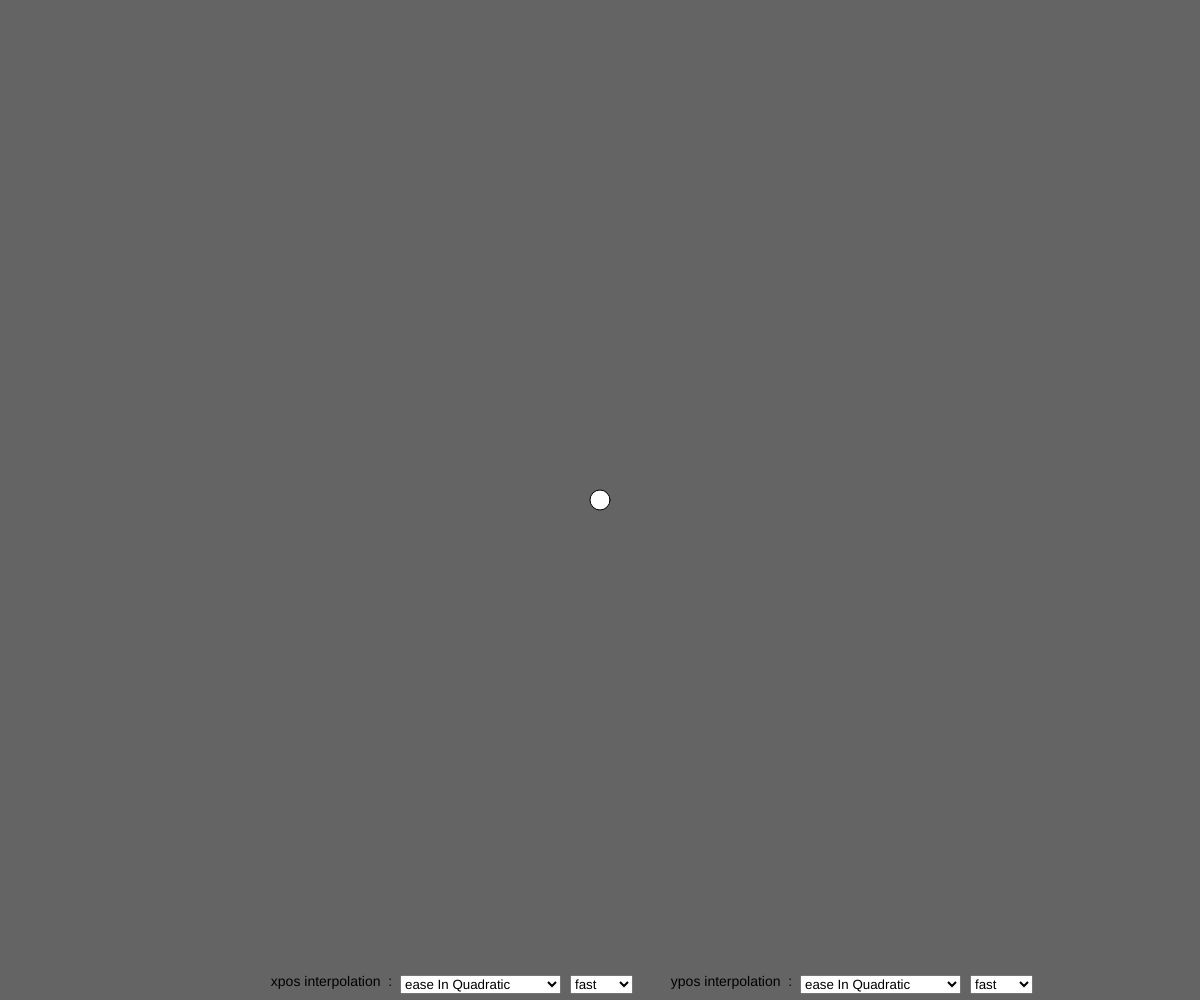
Frame 1 (no input)
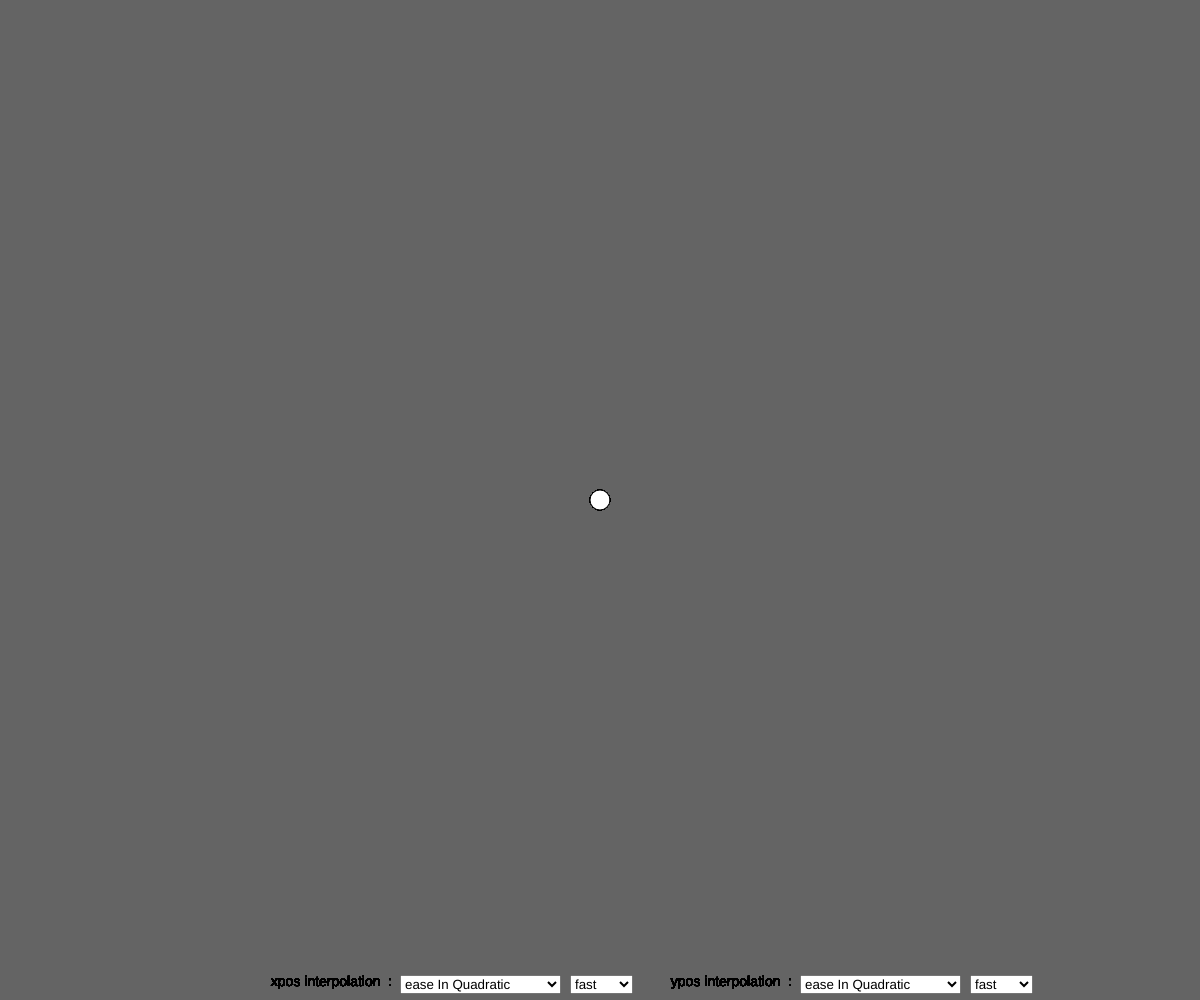
Frame 60 (no input)
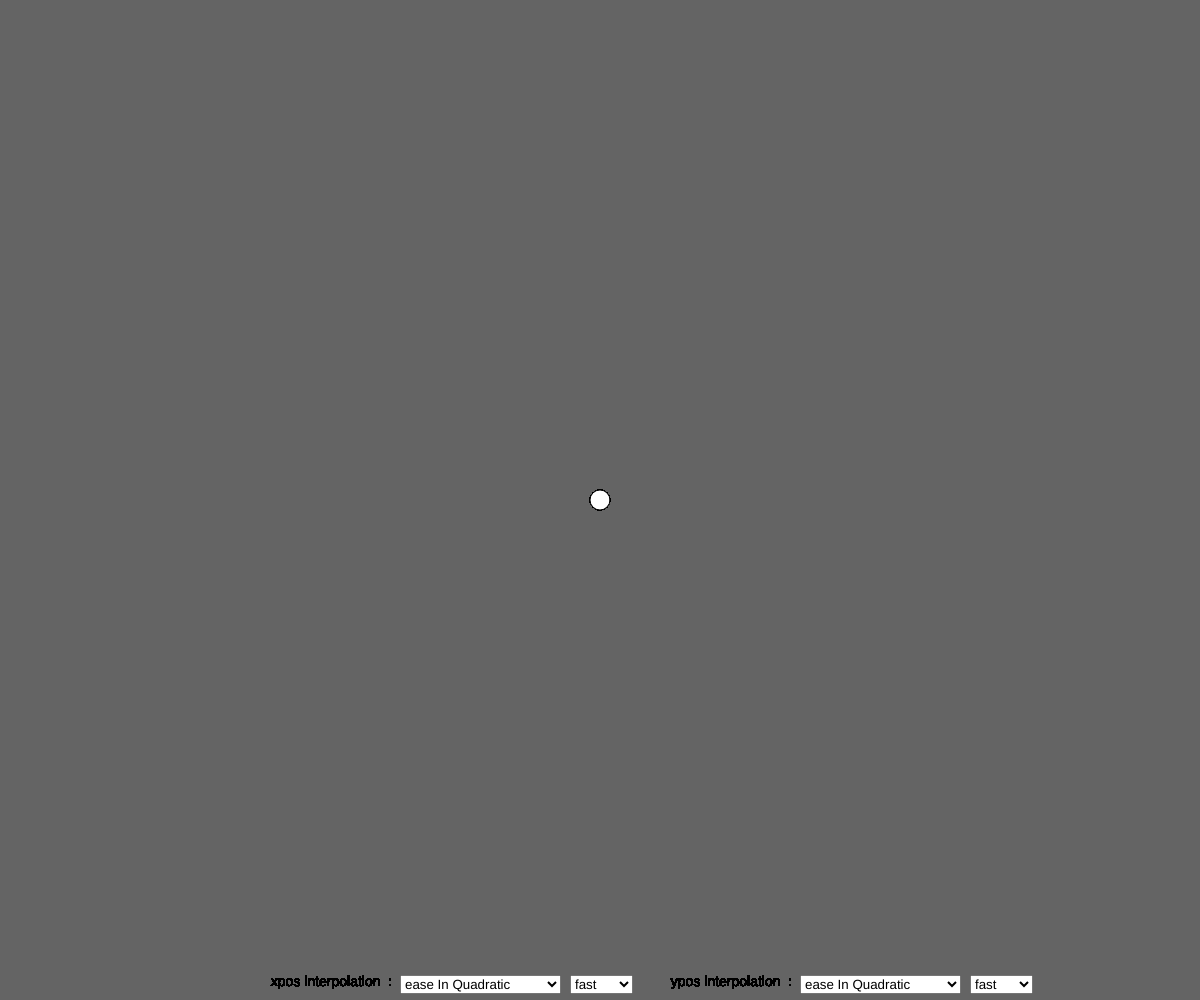
Frame 120 (the mouse pressed at the canvas centre since frame 60)

The p5.js sketch that drew these frames (run headless with seeded random() and noise() and a simulated clock; from frame 60 on, the mouse is pressed at the canvas centre):

// p5.js sketch
// ── sketch.js
var targetX, targetY; // coordonées de la cible à atteindre
var posX, posY; // position du cercle

var incr = 0 // incrément

var selX, selY // deux objets select pour choisir quel easing on utilise en abscisse et en ordonnée
var speedX, speedY // deux objets select pour choisir la vitesse du easing choisi
var durX = 100
var durY = 100


function setup() {
  createCanvas(windowWidth, windowHeight);
  background(100);

  selX = createSelect();
  selX.position(windowWidth/3, windowHeight-25);
  selX.option('ease In Quadratic');
  selX.option('ease Out Quadratic');
  selX.option('ease InOut Quadratic');
  selX.option('ease In Cubic');
  selX.option('ease Out Cubic');
  selX.option('ease InOut Cubic');
  selX.option('ease In Quartic');
  selX.option('ease Out Quartic');
  selX.option('ease InOut Quartic');
  selX.option('ease In Quintic');
  selX.option('ease Out Quintic');
  selX.option('ease InOut Quintic');
  selX.option('ease In Sinusoidal');
  selX.option('ease Out Sinusoidal');
  selX.option('ease InOut Sinusoidal');
  selX.option('ease In Exponential');
  selX.option('ease Out Exponential');
  selX.option('ease InOut Exponential');
  selX.option('ease In Circular');
  selX.option('ease Out Circular');
  selX.option('ease InOut Circular');
  selX.changed(mySelectEvent);

  speedX = createSelect();
  speedX.position(windowWidth/3 + 170, windowHeight-25);
  speedX.option('fast');
  speedX.option('normal');
  speedX.option('slow');
  speedX.changed(mySelectEvent);

  selY = createSelect();
  selY.position(windowWidth*2/3, windowHeight-25);
  selY.option('ease In Quadratic');
  selY.option('ease Out Quadratic');
  selY.option('ease InOut Quadratic');
  selY.option('ease In Cubic');
  selY.option('ease Out Cubic');
  selY.option('ease InOut Cubic');
  selY.option('ease In Quartic');
  selY.option('ease Out Quartic');
  selY.option('ease InOut Quartic');
  selY.option('ease In Quintic');
  selY.option('ease Out Quintic');
  selY.option('ease InOut Quintic');
  selY.option('ease In Sinusoidal');
  selY.option('ease Out Sinusoidal');
  selY.option('ease InOut Sinusoidal');
  selY.option('ease In Exponential');
  selY.option('ease Out Exponential');
  selY.option('ease InOut Exponential');
  selY.option('ease In Circular');
  selY.option('ease Out Circular');
  selY.option('ease InOut Circular');
  selY.changed(mySelectEvent);

  speedY = createSelect();
  speedY.position(windowWidth*2/3+170, windowHeight-25);
  speedY.option('fast');
  speedY.option('normal');
  speedY.option('slow');
  speedY.changed(mySelectEvent);

  posX = windowWidth/2
  targetX = windowWidth /2
  posY = windowHeight/2
  targetY = windowHeight /2

  textSize(14)
  textAlign(RIGHT,TOP)
}

function draw() {

    push()
    fill(0)
    text("xpos interpolation  :  ", windowWidth / 3, windowHeight - 25);
    text("ypos interpolation  :  ", windowWidth * 2 / 3, windowHeight - 25);
    pop()

  incr += 0.15;

  if (speedX.elt.value == "fast"){
     durX =100
  }
   if (speedX.elt.value == "normal"){
     durX =200
  }
   if (speedX.elt.value == "slow"){
     durX =400
  }

  if(selX.elt.value == "ease In Quadratic"){
     posX = easeInQuad(incr, posX, (targetX-posX), durX)
  }
  else if (selX.elt.value == "ease Out Quadratic"){
     posX = easeOutQuad(incr, posX, (targetX-posX), durX)
  }
  else if (selX.elt.value == "ease InOut Quadratic"){
    posX = easeInOutQuad(incr, posX, (targetX-posX), durX)
  }
  else if(selX.elt.value == "ease In Cubic"){
     posX = easeInCubic(incr, posX, (targetX-posX), durX)
  }
  else if (selX.elt.value == "ease Out Cubic"){
     posX = easeOutCubic(incr, posX, (targetX-posX), durX)
  }
  else if (selX.elt.value == "ease InOut Cubic"){
    posX = easeInOutCubic(incr, posX, (targetX-posX), durX)
  }
  else if(selX.elt.value == "ease In Quartic"){
     posX = easeInQuart(incr, posX, (targetX-posX), durX)
  }
  else if (selX.elt.value == "ease Out Quartic"){
     posX = easeOutQuart(incr, posX, (targetX-posX), durX)
  }
  else if (selX.elt.value == "ease InOut Quartic"){
    posX = easeInOutQuart(incr, posX, (targetX-posX), durX)
  }
  else if(selX.elt.value == "ease In Quintic"){
     posX = easeInQuint(incr, posX, (targetX-posX), durX)
  }
  else if (selX.elt.value == "ease Out Quintic"){
     posX = easeOutQuint(incr, posX, (targetX-posX), durX)
  }
  else if (selX.elt.value == "ease InOut Quintic"){
    posX = easeInOutQuint(incr, posX, (targetX-posX), durX)
  }
  else if(selX.elt.value == "ease In Sinusoidal"){
     posX = easeInSine(incr, posX, (targetX-posX), durX)
  }
  else if (selX.elt.value == "ease Out Sinusoidal"){
     posX = easeOutSine(incr, posX, (targetX-posX), durX)
  }
  else if (selX.elt.value == "ease InOut Sinusoidal"){
    posX = easeInOutSine(incr, posX, (targetX-posX), durX)
  }
   else if(selX.elt.value == "ease In Exponential"){
     posX = easeInExpo(incr, posX, (targetX-posX), durX)
  }
  else if (selX.elt.value == "ease Out Exponential"){
     posX = easeOutExpo(incr, posX, (targetX-posX), durX)
  }
  else if (selX.elt.value == "ease InOut Exponential"){
    posX = easeInOutExpo(incr, posX, (targetX-posX), durX)
  }
  else if(selX.elt.value == "ease In Circular"){
     posX = easeInCirc(incr, posX, (targetX-posX), durX)
  }
  else if (selX.elt.value == "ease Out Circular"){
     posX = easeOutCirc(incr, posX, (targetX-posX), durX)
  }
  else if (selX.elt.value == "ease InOut Circular"){
    posX = easeInOutCirc(incr, posX, (targetX-posX), durX)
  }

  if (speedY.elt.value == "fast"){
     durY =100
  }
   if (speedY.elt.value == "normal"){
     durY =200
  }
   if (speedY.elt.value == "slow"){
     durY =400
  }

  if(selY.elt.value == "ease In Quadratic"){
     posY = easeInQuad(incr, posY, (targetY-posY), durY)
  }
  else if (selY.elt.value == "ease Out Quadratic"){
     posY = easeOutQuad(incr, posY, (targetY-posY), durY)
  }
  else if (selY.elt.value == "ease InOut Quadratic"){
     posY = easeInOutQuad(incr, posY, (targetY-posY), durY)
  }
  else if(selY.elt.value == "ease In Cubic"){
     posY = easeInCubic(incr, posY, (targetY-posY), durY)
  }
  else if (selY.elt.value == "ease Out Cubic"){
     posY = easeOutCubic(incr, posY, (targetY-posY), durY)
  }
  else if (selY.elt.value == "ease InOut Cubic"){
     posY = easeInOutCubic(incr, posY, (targetY-posY), durY)
  }
  else if(selY.elt.value == "ease In Quartic"){
     posY = easeInQuart(incr, posY, (targetY-posY), durY)
  }
  else if (selY.elt.value == "ease Out Quartic"){
     posY = easeOutQuart(incr, posY, (targetY-posY), durY)
  }
  else if (selY.elt.value == "ease InOut Quartic"){
     posY = easeInOutQuart(incr, posY, (targetY-posY), durY)
  }
  else if(selY.elt.value == "ease In Quintic"){
     posY = easeInQuint(incr, posY, (targetY-posY), durY)
  }
  else if (selY.elt.value == "ease Out Quintic"){
     posY = easeOutQuint(incr, posY, (targetY-posY), durY)
  }
  else if (selY.elt.value == "ease InOut Quintic"){
     posY = easeInOutQuint(incr, posY, (targetY-posY), durY)
  }
  else if(selY.elt.value == "ease In Sinusoidal"){
     posY = easeInSine(incr, posY, (targetY-posY), durY)
  }
  else if (selY.elt.value == "ease Out Sinusoidal"){
     posY = easeOutSine(incr, posY, (targetY-posY), durY)
  }
  else if (selY.elt.value == "ease InOut Sinusoidal"){
     posY = easeInOutSine(incr, posY, (targetY-posY), durY)
  }
  else if(selY.elt.value == "ease In Exponential"){
     posY = easeInExpo(incr, posY, (targetY-posY), durY)
  }
  else if (selY.elt.value == "ease Out Exponential"){
     posY = easeOutExpo(incr, posY, (targetY-posY), durY)
  }
  else if (selY.elt.value == "ease InOut Exponential"){
     posY = easeInOutExpo(incr, posY, (targetY-posY), durY)
  }
  else if(selY.elt.value == "ease In Circular"){
     posY = easeInCirc(incr, posY, (targetY-posY), durY)
  }
  else if (selY.elt.value == "ease Out Circular"){
     posY = easeOutCirc(incr, posY, (targetY-posY), durY)
  }
  else if (selY.elt.value == "ease InOut Circular"){
     posY = easeInOutCirc(incr, posY, (targetY-posY), durY)
  }





  ellipse(posX, posY, 20, 20);
}

function mousePressed(){
 if( mouseY < windowHeight-25){
  targetX = mouseX
  targetY = mouseY
  incr = 0
 }
}

function mySelectEvent(){
  console.log("x : " ,selX.elt.value , "/  duration : " , speedX.elt.value);
  console.log("y : " ,selY.elt.value,  "/  duration : " , speedY.elt.value);
}

// Penner's tween functions : http://robertpenner.com/easing/penner_chapter7_tweening.pdf
// quadratic
function easeInQuad(t,b,c,d){
  return c*(t/d)*t + b;
}
function easeOutQuad(t, b, c, d) {
  return -c * (t/=d)*(t-2) + b;
}
function easeInOutQuad(t, b, c, d) {
  if ((t/=d/2) < 1) return c/2*t*t + b;
  return -c/2 * ((--t)*(t-2) - 1) + b;
}

// cubic
function easeInCubic (t, b, c, d) {
  return c * Math.pow (t/d, 3) + b;
}
function easeOutCubic (t, b, c, d) {
  return c * (Math.pow (t/d-1, 3) + 1) + b;
}
function easeInOutCubic (t, b, c, d) {
  if ((t/=d/2) < 1)
  return c/2 * Math.pow (t, 3) + b;
  return c/2 * (Math.pow (t-2, 3) + 2) + b;
}

// quartic
function easeInQuart(t, b, c, d) {
  return c * Math.pow (t/d, 4) + b;
}
function easeOutQuart(t, b, c, d) {
  return -c * (Math.pow (t/d-1, 4) - 1) + b;
}
function easeInOutQuart (t, b, c, d) {
  if ((t/=d/2) < 1)
  return c/2 * Math.pow (t, 4) + b;
  return -c/2 * (Math.pow (t-2, 4) - 2) + b;
}

// quintic
function easeInQuint(t, b, c, d) {
  return c * Math.pow (t/d, 5) + b;
}
function easeOutQuint  (t, b, c, d) {
  return c * (Math.pow (t/d-1, 5) + 1) + b;
}
function easeInOutQuint (t, b, c, d) {
  if ((t/=d/2) < 1)
  return c/2 * Math.pow (t, 5) + b;
  return c/2 * (Math.pow (t-2, 5) + 2) + b;
}

// sinusoid
function easeInSine (t, b, c, d) {
  return c * (1 - Math.cos(t/d * (Math.PI/2))) + b;
}
function easeOutSine (t, b, c, d) {
  return c * Math.sin(t/d * (Math.PI/2)) + b;
}
function easeInOutSine (t, b, c, d) {
  return c/2 * (1 - Math.cos(Math.PI*t/d)) + b;
}

// exponential
function easeInExpo (t, b, c, d) {
  return c * Math.pow(2, 10 * (t/d - 1)) + b;
}
function easeOutExpo (t, b, c, d) {
  return c * (-Math.pow(2, -10 * t/d) + 1) + b;
}
function easeInOutExpo (t, b, c, d) {
  if ((t/=d/2) < 1)
  return c/2 * Math.pow(2, 10 * (t - 1)) + b;
  return c/2 * (-Math.pow(2, -10 * --t) + 2) + b;
}

// circular
function easeInCirc (t, b, c, d) {
  return c * (1 - Math.sqrt(1 - (t/=d)*t)) + b;
}
function easeOutCirc (t, b, c, d) {
  return c * Math.sqrt(1 - (t=t/d-1)*t) + b;
}
function easeInOutCirc (t, b, c, d) {
  if ((t/=d/2) < 1)
  return c/2 * (1 - Math.sqrt(1 - t*t)) + b;
  return c/2 * (Math.sqrt(1 - (t-=2)*t) + 1) + b;
};
